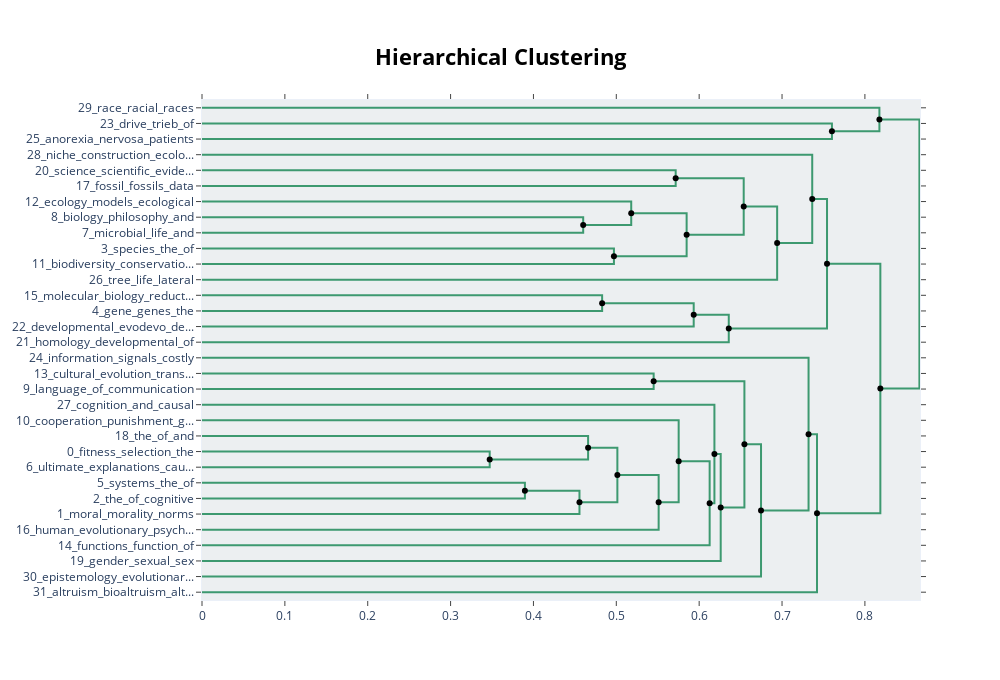

This figure's notebook cell:
### Code cell
topic_model.visualize_hierarchy(hierarchical_topics=hierarchical_topics)

### Figure 1 — Plotly figure (JSON) as saved in the notebook; plotly's stock layout.template omitted (floating-point values rounded to 4 significant figures)
{"data": [{"hoverinfo": "text", "marker": {"color": "rgb(61,153,112)"}, "mode": "lines", "text": ["drive_trieb_of_the_concept", "", "", "anorexia_nervosa_patients_patient_the"], "type": "scatter", "x": [0, 0.7602, 0.7602, 0], "xaxis": "x", "y": [-15, -15, -25, -25], "yaxis": "y"}, {"hoverinfo": "text", "marker": {"color": "rgb(61,153,112)"}, "mode": "lines", "text": ["race_racial_races_biological_about", "", "", "anorexia_nervosa_patients_patient_the"], "type": "scatter", "x": [0, 0.8175, 0.8175, 0.7602], "xaxis": "x", "y": [-5, -5, -20, -20], "yaxis": "y"}, {"hoverinfo": "text", "marker": {"color": "rgb(61,153,112)"}, "mode": "lines", "text": ["science_scientific_evidence_of_research", "", "", "fossil_fossils_data_the_of"], "type": "scatter", "x": [0, 0.5716, 0.5716, 0], "xaxis": "x", "y": [-45, -45, -55, -55], "yaxis": "y"}, {"hoverinfo": "text", "marker": {"color": "rgb(61,153,112)"}, "mode": "lines", "text": ["biology_philosophy_and_of_the", "", "", "microbial_life_and_of_the"], "type": "scatter", "x": [0, 0.46, 0.46, 0], "xaxis": "x", "y": [-75, -75, -85, -85], "yaxis": "y"}, {"hoverinfo": "text", "marker": {"color": "rgb(61,153,112)"}, "mode": "lines", "text": ["ecology_models_ecological_of_and", "", "", "biology_and_of_the_philosophy"], "type": "scatter", "x": [0, 0.518, 0.518, 0.46], "xaxis": "x", "y": [-65, -65, -80, -80], "yaxis": "y"}, {"hoverinfo": "text", "marker": {"color": "rgb(61,153,112)"}, "mode": "lines", "text": ["species_the_of_and_are", "", "", "biodiversity_conservation_invasion_species_that"], "type": "scatter", "x": [0, 0.4971, 0.4971, 0], "xaxis": "x", "y": [-95, -95, -105, -105], "yaxis": "y"}, {"hoverinfo": "text", "marker": {"color": "rgb(61,153,112)"}, "mode": "lines", "text": ["species_the_of_and_are", "", "", "biodiversity_conservation_invasion_species_that"], "type": "scatter", "x": [0.518, 0.5849, 0.5849, 0.4971], "xaxis": "x", "y": [-72.5, -72.5, -100, -100], "yaxis": "y"}, {"hoverinfo": "text", "marker": {"color": "rgb(61,153,112)"}, "mode": "lines", "text": ["species_the_of_and_are", "", "", "biodiversity_conservation_invasion_species_that"], "type": "scatter", "x": [0.5716, 0.6537, 0.6537, 0.5849], "xaxis": "x", "y": [-50, -50, -86.25, -86.25], "yaxis": "y"}, {"hoverinfo": "text", "marker": {"color": "rgb(61,153,112)"}, "mode": "lines", "text": ["species_the_of_and_are", "", "", "tree_life_lateral_transfer_of"], "type": "scatter", "x": [0.6537, 0.6941, 0.6941, 0], "xaxis": "x", "y": [-68.12, -68.12, -115, -115], "yaxis": "y"}, {"hoverinfo": "text", "marker": {"color": "rgb(61,153,112)"}, "mode": "lines", "text": ["niche_construction_ecological_affordances_the", "", "", "tree_life_lateral_transfer_of"], "type": "scatter", "x": [0, 0.7364, 0.7364, 0.6941], "xaxis": "x", "y": [-35, -35, -91.56, -91.56], "yaxis": "y"}, {"hoverinfo": "text", "marker": {"color": "rgb(61,153,112)"}, "mode": "lines", "text": ["molecular_biology_reductionism_of_the", "", "", "gene_genes_the_of_dna"], "type": "scatter", "x": [0, 0.4829, 0.4829, 0], "xaxis": "x", "y": [-125, -125, -135, -135], "yaxis": "y"}, {"hoverinfo": "text", "marker": {"color": "rgb(61,153,112)"}, "mode": "lines", "text": ["molecular_biology_reductionism_of_the", "", "", "developmental_evodevo_development_biology_evolutionary"], "type": "scatter", "x": [0.4829, 0.5934, 0.5934, 0], "xaxis": "x", "y": [-130, -130, -145, -145], "yaxis": "y"}, {"hoverinfo": "text", "marker": {"color": "rgb(61,153,112)"}, "mode": "lines", "text": ["molecular_biology_reductionism_of_the", "", "", "homology_developmental_of_and_characters"], "type": "scatter", "x": [0.5934, 0.6357, 0.6357, 0], "xaxis": "x", "y": [-137.5, -137.5, -155, -155], "yaxis": "y"}, {"hoverinfo": "text", "marker": {"color": "rgb(61,153,112)"}, "mode": "lines", "text": ["molecular_biology_reductionism_of_the", "", "", "homology_developmental_of_and_characters"], "type": "scatter", "x": [0.7364, 0.7543, 0.7543, 0.6357], "xaxis": "x", "y": [-63.28, -63.28, -146.2, -146.2], "yaxis": "y"}, {"hoverinfo": "text", "marker": {"color": "rgb(61,153,112)"}, "mode": "lines", "text": ["cultural_evolution_transmission_culture_memes", "", "", "language_of_communication_the_linguistic"], "type": "scatter", "x": [0, 0.5451, 0.5451, 0], "xaxis": "x", "y": [-175, -175, -185, -185], "yaxis": "y"}, {"hoverinfo": "text", "marker": {"color": "rgb(61,153,112)"}, "mode": "lines", "text": ["fitness_selection_the_of_that", "", "", "ultimate_explanations_causes_causal_causation"], "type": "scatter", "x": [0, 0.3472, 0.3472, 0], "xaxis": "x", "y": [-225, -225, -235, -235], "yaxis": "y"}, {"hoverinfo": "text", "marker": {"color": "rgb(61,153,112)"}, "mode": "lines", "text": ["the_of_and_evolutionary_that", "", "", "the_selection_of_fitness_that"], "type": "scatter", "x": [0, 0.466, 0.466, 0.3472], "xaxis": "x", "y": [-215, -215, -230, -230], "yaxis": "y"}, {"hoverinfo": "text", "marker": {"color": "rgb(61,153,112)"}, "mode": "lines", "text": ["systems_the_of_and_to", "", "", "the_of_cognitive_to_that"], "type": "scatter", "x": [0, 0.3897, 0.3897, 0], "xaxis": "x", "y": [-245, -245, -255, -255], "yaxis": "y"}, {"hoverinfo": "text", "marker": {"color": "rgb(61,153,112)"}, "mode": "lines", "text": ["the_of_to_and_in", "", "", "moral_morality_norms_of_to"], "type": "scatter", "x": [0.3897, 0.4555, 0.4555, 0], "xaxis": "x", "y": [-250, -250, -265, -265], "yaxis": "y"}, {"hoverinfo": "text", "marker": {"color": "rgb(61,153,112)"}, "mode": "lines", "text": ["the_of_to_and_in", "", "", "moral_morality_norms_of_to"], "type": "scatter", "x": [0.466, 0.5013, 0.5013, 0.4555], "xaxis": "x", "y": [-222.5, -222.5, -257.5, -257.5], "yaxis": "y"}, {"hoverinfo": "text", "marker": {"color": "rgb(61,153,112)"}, "mode": "lines", "text": ["the_of_that_to_and", "", "", "human_evolutionary_psychology_and_the"], "type": "scatter", "x": [0.5013, 0.5511, 0.5511, 0], "xaxis": "x", "y": [-240, -240, -275, -275], "yaxis": "y"}, {"hoverinfo": "text", "marker": {"color": "rgb(61,153,112)"}, "mode": "lines", "text": ["cooperation_punishment_game_the_of", "", "", "human_evolutionary_psychology_and_the"], "type": "scatter", "x": [0, 0.5753, 0.5753, 0.5511], "xaxis": "x", "y": [-205, -205, -257.5, -257.5], "yaxis": "y"}, {"hoverinfo": "text", "marker": {"color": "rgb(61,153,112)"}, "mode": "lines", "text": ["cooperation_punishment_game_the_of", "", "", "functions_function_of_etiological_that"], "type": "scatter", "x": [0.5753, 0.6126, 0.6126, 0], "xaxis": "x", "y": [-231.2, -231.2, -285, -285], "yaxis": "y"}, {"hoverinfo": "text", "marker": {"color": "rgb(61,153,112)"}, "mode": "lines", "text": ["cognition_and_causal_to_behavior", "", "", "functions_function_of_etiological_that"], "type": "scatter", "x": [0, 0.6184, 0.6184, 0.6126], "xaxis": "x", "y": [-195, -195, -258.1, -258.1], "yaxis": "y"}, {"hoverinfo": "text", "marker": {"color": "rgb(61,153,112)"}, "mode": "lines", "text": ["cognition_and_causal_to_behavior", "", "", "gender_sexual_sex_of_orientation"], "type": "scatter", "x": [0.6184, 0.626, 0.626, 0], "xaxis": "x", "y": [-226.6, -226.6, -295, -295], "yaxis": "y"}, {"hoverinfo": "text", "marker": {"color": "rgb(61,153,112)"}, "mode": "lines", "text": ["cultural_language_of_evolution_the", "", "", "gender_sexual_sex_of_orientation"], "type": "scatter", "x": [0.5451, 0.6546, 0.6546, 0.626], "xaxis": "x", "y": [-180, -180, -260.8, -260.8], "yaxis": "y"}, {"hoverinfo": "text", "marker": {"color": "rgb(61,153,112)"}, "mode": "lines", "text": ["cultural_language_of_evolution_the", "", "", "epistemology_evolutionary_knowledge_is_of"], "type": "scatter", "x": [0.6546, 0.6747, 0.6747, 0], "xaxis": "x", "y": [-220.4, -220.4, -305, -305], "yaxis": "y"}, {"hoverinfo": "text", "marker": {"color": "rgb(61,153,112)"}, "mode": "lines", "text": ["information_signals_costly_is_signalling", "", "", "epistemology_evolutionary_knowledge_is_of"], "type": "scatter", "x": [0, 0.732, 0.732, 0.6747], "xaxis": "x", "y": [-165, -165, -262.7, -262.7], "yaxis": "y"}, {"hoverinfo": "text", "marker": {"color": "rgb(61,153,112)"}, "mode": "lines", "text": ["information_signals_costly_is_signalling", "", "", "altruism_bioaltruism_altruistic_psychological_evolutionary"], "type": "scatter", "x": [0.732, 0.7422, 0.7422, 0], "xaxis": "x", "y": [-213.8, -213.8, -315, -315], "yaxis": "y"}, {"hoverinfo": "text", "marker": {"color": "rgb(61,153,112)"}, "mode": "lines", "text": ["information_signals_costly_is_signalling", "", "", "altruism_bioaltruism_altruistic_psychological_evolutionary"], "type": "scatter", "x": [0.7543, 0.8186, 0.8186, 0.7422], "xaxis": "x", "y": [-104.8, -104.8, -264.4, -264.4], "yaxis": "y"}, {"hoverinfo": "text", "marker": {"color": "rgb(61,153,112)"}, "mode": "lines", "text": ["information_signals_costly_is_signalling", "", "", "the_of_and_to_in"], "type": "scatter", "x": [0.8175, 0.8658, 0.8658, 0.8186], "xaxis": "x", "y": [-12.5, -12.5, -184.6, -184.6], "yaxis": "y"}, {"hoverinfo": "text", "hovertext": ["species_the_of_and_are", "species_the_of_and_are", "species_the_of_and_are", "molecular_biology_reductionism_of_the", "molecular_biology_reductionism_of_the", "molecular_biology_reductionism_of_the", "the_of_to_and_in", "the_of_to_and_in", "the_of_that_to_and", "cooperation_punishment_game_the_of", "cognition_and_causal_to_behavior", "cultural_language_of_evolution_the", "cultural_language_of_evolution_the", "information_signals_costly_is_signalling", "information_signals_costly_is_signalling", "information_signals_costly_is_signalling"], "marker": {"color": "black"}, "mode": "markers", "showlegend": false, "type": "scatter", "x": [0.518, 0.5716, 0.6537, 0.4829, 0.5934, 0.7364, 0.3897, 0.466, 0.5013, 0.5753, 0.6184, 0.5451, 0.6546, 0.732, 0.7543, 0.8175], "y": [-72.5, -50, -68.12, -130, -137.5, -63.28, -250, -222.5, -240, -231.2, -226.6, -180, -220.4, -213.8, -104.8, -12.5]}, {"hoverinfo": "text", "hovertext": ["anorexia_nervosa_patients_patient_the", "biology_and_of_the_philosophy", "biodiversity_conservation_invasion_species_that", "biodiversity_conservation_invasion_species_that", "tree_life_lateral_transfer_of", "homology_developmental_of_and_characters", "the_selection_of_fitness_that", "moral_morality_norms_of_to", "human_evolutionary_psychology_and_the", "functions_function_of_etiological_that", "gender_sexual_sex_of_orientation", "epistemology_evolutionary_knowledge_is_of", "altruism_bioaltruism_altruistic_psychological_evolutionary", "the_of_and_to_in"], "marker": {"color": "black"}, "mode": "markers", "showlegend": false, "type": "scatter", "x": [0.7602, 0.46, 0.4971, 0.5849, 0.6941, 0.6357, 0.3472, 0.4555, 0.5511, 0.6126, 0.626, 0.6747, 0.7422, 0.8186], "y": [-20, -80, -100, -86.25, -91.56, -146.2, -230, -257.5, -257.5, -258.1, -260.8, -262.7, -264.4, -184.6]}], "layout": {"autosize": false, "height": 680, "hoverlabel": {"bgcolor": "white", "font": {"family": "Rockwell", "size": 16}}, "hovermode": "closest", "plot_bgcolor": "#ECEFF1", "showlegend": false, "title": {"font": {"color": "Black", "size": 22}, "text": "<b>Hierarchical Clustering</b>", "x": 0.5, "xanchor": "center", "yanchor": "top"}, "width": 1000, "xaxis": {"mirror": "allticks", "rangemode": "tozero", "showgrid": false, "showline": true, "showticklabels": true, "ticks": "outside", "type": "linear", "zeroline": false}, "yaxis": {"mirror": "allticks", "range": [-320, 0], "rangemode": "tozero", "showgrid": false, "showline": true, "showticklabels": true, "tickmode": "array", "ticks": "outside", "ticktext": ["29_race_racial_races", "23_drive_trieb_of", "25_anorexia_nervosa_patients", "28_niche_construction_ecolo...", "20_science_scientific_evide...", "17_fossil_fossils_data", "12_ecology_models_ecological", "8_biology_philosophy_and", "7_microbial_life_and", "3_species_the_of", "11_biodiversity_conservatio...", "26_tree_life_lateral", "15_molecular_biology_reduct...", "4_gene_genes_the", "22_developmental_evodevo_de...", "21_homology_developmental_of", "24_information_signals_costly", "13_cultural_evolution_trans...", "9_language_of_communication", "27_cognition_and_causal", "10_cooperation_punishment_g...", "18_the_of_and", "0_fitness_selection_the", "6_ultimate_explanations_cau...", "5_systems_the_of", "2_the_of_cognitive", "1_moral_morality_norms", "16_human_evolutionary_psych...", "14_functions_function_of", "19_gender_sexual_sex", "30_epistemology_evolutionar...", "31_altruism_bioaltruism_alt..."], "tickvals": [-5, -15, -25, -35, -45, -55, -65, -75, -85, -95, -105, -115, -125, -135, -145, -155, -165, -175, -185, -195, -205, -215, -225, -235, -245, -255, -265, -275, -285, -295, -305, -315], "type": "linear", "zeroline": false}}}
